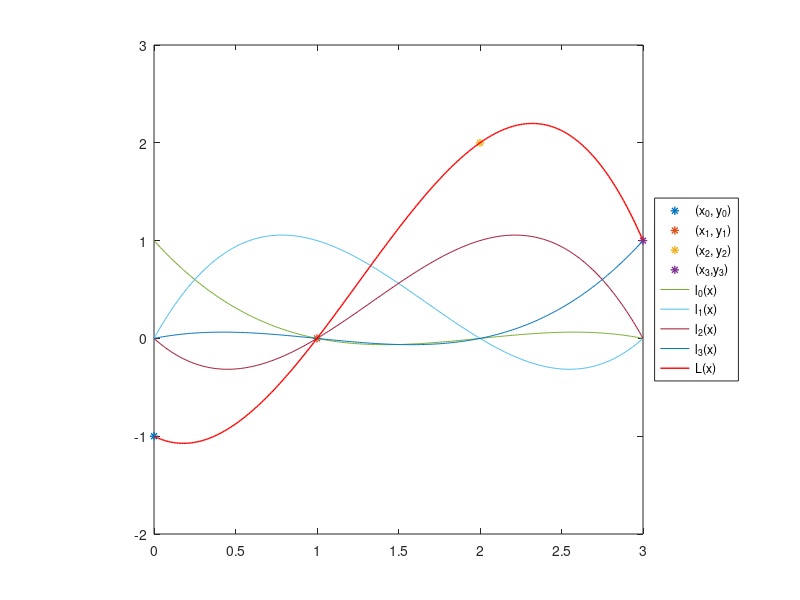

The MATLAB script that drew this image:
close all; clear all; clc;
x = [0 1 2 3];
y = [-1 0 2 1];
sum = 0;
xx = 2.5;
p = length(x);
t = x(1):0.01:x(p);
for i = 1:p
 l = 1;
 for j = 1:p
 if i~= j
 l = conv(l, poly(x(j)))/(x(i)-x(j));
 end
 end
 ll(:,i) = polyval(l, t);
 sum = sum + y(i)*l;
end
val = polyval(sum, xx);
for k=1:p
 plot(x(k),y(k),'*', 'LineWidth', 1)
 hold on
end
for k=1:p
 plot(t, ll(:,k))
 hold on
end
tt = polyval(sum, t);
plot(t,tt, 'LineWidth', 1,'color', 'r')
axis square
legend({'(x_0, y_0)', '(x_1, y_1)', '(x_2, y_2)', '(x_3,y_3)', 'l_0(x)', 'l_1(x)', 'l_2(x)', 'l_3(x)', 'L(x)'}, "Location","eastoutside")